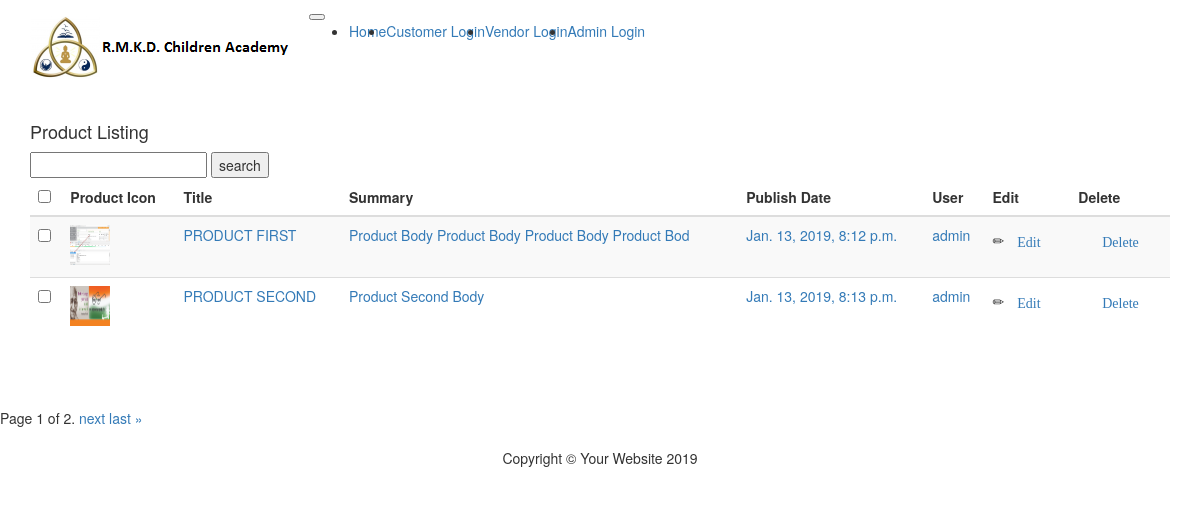
The app's page /product/ with its own data.
### products/models.py (models this page shows)
class product(models.Model):
    Title = models.CharField(max_length=20)
    pub_date = models.DateTimeField()
    image = models.ImageField(upload_to='images/')
    icon = models.ImageField(upload_to='images/')
    votes_total = models.IntegerField(default=1)
    body = models.TextField()
    url = models.CharField(max_length=20)
    user = models.ForeignKey(User,on_delete=models.CASCADE)
    summary=models.TextField(max_length=1000)

### products/views.py (the view)
# urls.py: path('', views.list, name='list'),
def list(request):
    requestArg = request.GET.get('q')
    if requestArg:
       contact_list = product.objects.filter(Title__contains=requestArg).all()
    else:
        contact_list = product.objects.all()
    paginator = Paginator(contact_list, 2) # Show 25 contacts per page
    page = request.GET.get('page')
    contacts = paginator.get_page(page)
    return render(request, 'products/list.html', {'args':contact_list,'contacts':contacts })

### products/templates/products/list.html (shortened to what this page needs)
{% extends 'base.html' %}
{% load static %}
{% block content %}
<div class="container">
        <div class="row">
            <div class="col-md-12">
            <div class="table-responsive">
                    <br><br>
                    <h4>Product Listing</h4>
                    <form action="" method="GET">
                        <input type="text" name="q" />
                        <button type="submit">search</button>
                    </form>
                  <table id="mytable" class="table table-bordred table-striped">
                       <thead>
                       <th><input type="checkbox" id="checkall" /></th>
                       <th>Product Icon</th>
                       <th>Title</th>
                        <th>Summary</th>
                         <th>Publish Date</th>
                         <th>User</th>
                          <th>Edit</th>
                           <th>Delete</th>
                       </thead>
        <tbody>
            {% for product in  contacts %}
     <tr>
        <td><input type="checkbox" class="checkthis" /></td>
        <td><img src="{{product.icon.url}}" height="40px" width="40px"></td>
        <td><a href="/product/details/{{product.id}}"> {{product.Title|upper}} </a></td>
        <td><a href="/product/details/{{product.id}}">{{product.summary|slice:":50"}}</a></td>
        <td><a href="/product/details/{{product.id}}">{{product.pub_date}}</a></td>
        <td><a href="/product/details/{{product.id}}">{{product.user.username}}</a></td>
        <td><p data-placement="top" data-toggle="tooltip" title="Edit"><span class="glyphicon glyphicon-pencil"><a href="/product/edit/{{product.id}}" style="text-color:#fff" class="btn">Edit</a></span></p></td>
        <td><p data-placement="top" data-toggle="tooltip" title="Delete"><span class="glyphicon glyphicon-trash"><a href="/product/delete/{{product.id}}"  style="text-color:#fff" class="btn" onclick="return confirm('Are you sure you want to delete this?')">Delete</a></span></p></td>
        </tr>
        {% endfor %}
        </table>
    </div>
</div>
</div>
</div>
<div class="col-md-12 pagination">
        <p>&nbsp;</p>
    <span class="step-links">
        <span class="current">
            Page {{ contacts.number }} of {{ contacts.paginator.num_pages }}.
        </span>
        {% if contacts.has_next %}
            <a href="?page={{ contacts.next_page_number }}">next</a>
            <a href="?page={{ contacts.paginator.num_pages }}">last &raquo;</a>
        {% endif %}
    </span>
</div>
{% endblock %}

### records on screen
product: icon (picture), Title "PRODUCT FIRST", summary "Product Body Product Body Product Body Product Bod", pub_date "Jan. 13, 2019, 8:12 p.m.", user.username "admin"
product: icon (picture), Title "PRODUCT SECOND", summary "Product Second Body", pub_date "Jan. 13, 2019, 8:13 p.m.", user.username "admin"

### other values on screen
{{ contacts.number }} "1"
{{ contacts.paginator.num_pages }} "2"
